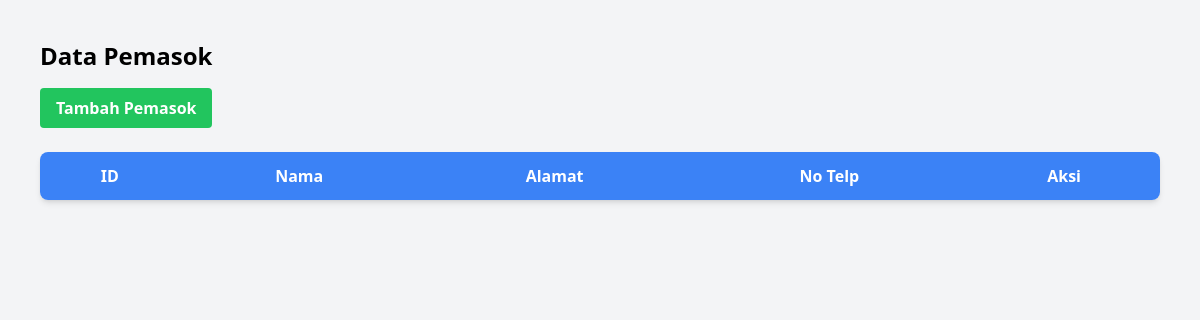
The app's page /pages/pemasok.php (signed in), older data.
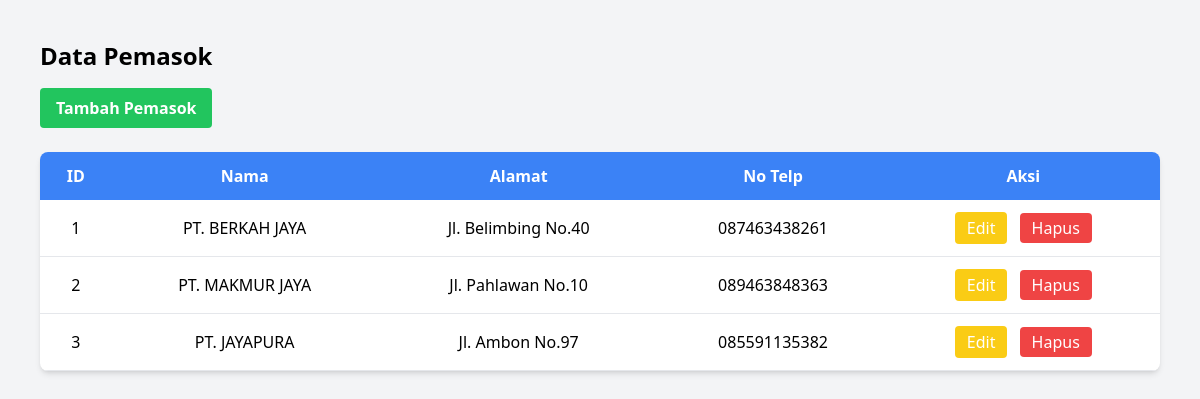
The same page, newer data.
### tables this page shows
CREATE TABLE `pemasok` (
  `Id_pemasok` int(11) NOT NULL,
  `Nama` varchar(50) DEFAULT NULL,
  `Alamat` varchar(100) DEFAULT NULL,
  `No_telp` varchar(15) DEFAULT NULL
);

### pages/pemasok.php (the view, shortened to what this page needs)
<?php
include '../include/db.php';
$sql = "SELECT * FROM Pemasok";
$result = $conn->query($sql);
?>
<!DOCTYPE html>
<html lang="en">
<head>
    <script src="https://cdn.tailwindcss.com"></script>
</head>
<body class="bg-gray-100 p-10">
    <h1 class="text-2xl font-bold mb-4">Data Pemasok</h1>
    <button onclick="openAddModal()" class="bg-green-500 hover:bg-green-600 text-white font-bold py-2 px-4 rounded mb-6">
        Tambah Pemasok
    </button>
    <table class="w-full bg-white shadow-md rounded-lg overflow-hidden">
        <thead class="bg-blue-500 text-white">
            <tr>
                <th class="p-3">ID</th>
                <th class="p-3">Nama</th>
                <th class="p-3">Alamat</th>
                <th class="p-3">No Telp</th>
                <th class="p-3">Aksi</th>
            </tr>
        </thead>
        <tbody>
            <?php while ($row = $result->fetch_assoc()): ?>
                    <tr class="border-b">
                        <td class="p-3 text-center"><?php echo $row['Id_pemasok']; ?></td>
                        <td class="p-3 text-center"><?php echo $row['Nama']; ?></td>
                        <td class="p-3 text-center"><?php echo $row['Alamat']; ?></td>
                        <td class="p-3 text-center"><?php echo $row['No_telp']; ?></td>
                        <td class="p-3 text-center space-x-2">
                            <button onclick="openEditModal(<?php echo $row['Id_pemasok']; ?>, '<?php echo addslashes($row['Nama']); ?>', '<?php echo addslashes($row['Alamat']); ?>', '<?php echo addslashes($row['No_telp']); ?>')" class="bg-yellow-400 hover:bg-yellow-500 text-white px-3 py-1 rounded">Edit</button>
                            <a href="?delete=<?php echo $row['Id_pemasok']; ?>" onclick="return confirm('Yakin ingin hapus?')" class="bg-red-500 hover:bg-red-700 text-white px-3 py-1 rounded">Hapus</a>
                        </td>
                    </tr>
            <?php endwhile; ?>
        </tbody>
    </table>
</body>
</html>

Row changes from the older to the newer data that the page shows:
added pemasok: Id_pemasok "1", Nama "PT. BERKAH JAYA", Alamat "Jl. Belimbing No.40", No_telp "087463438261"
added pemasok: Id_pemasok "2", Nama "PT. MAKMUR JAYA", Alamat "Jl. Pahlawan No.10", No_telp "089463848363"
added pemasok: Id_pemasok "3", Nama "PT. JAYAPURA", Alamat "Jl. Ambon No.97", No_telp "085591135382"
